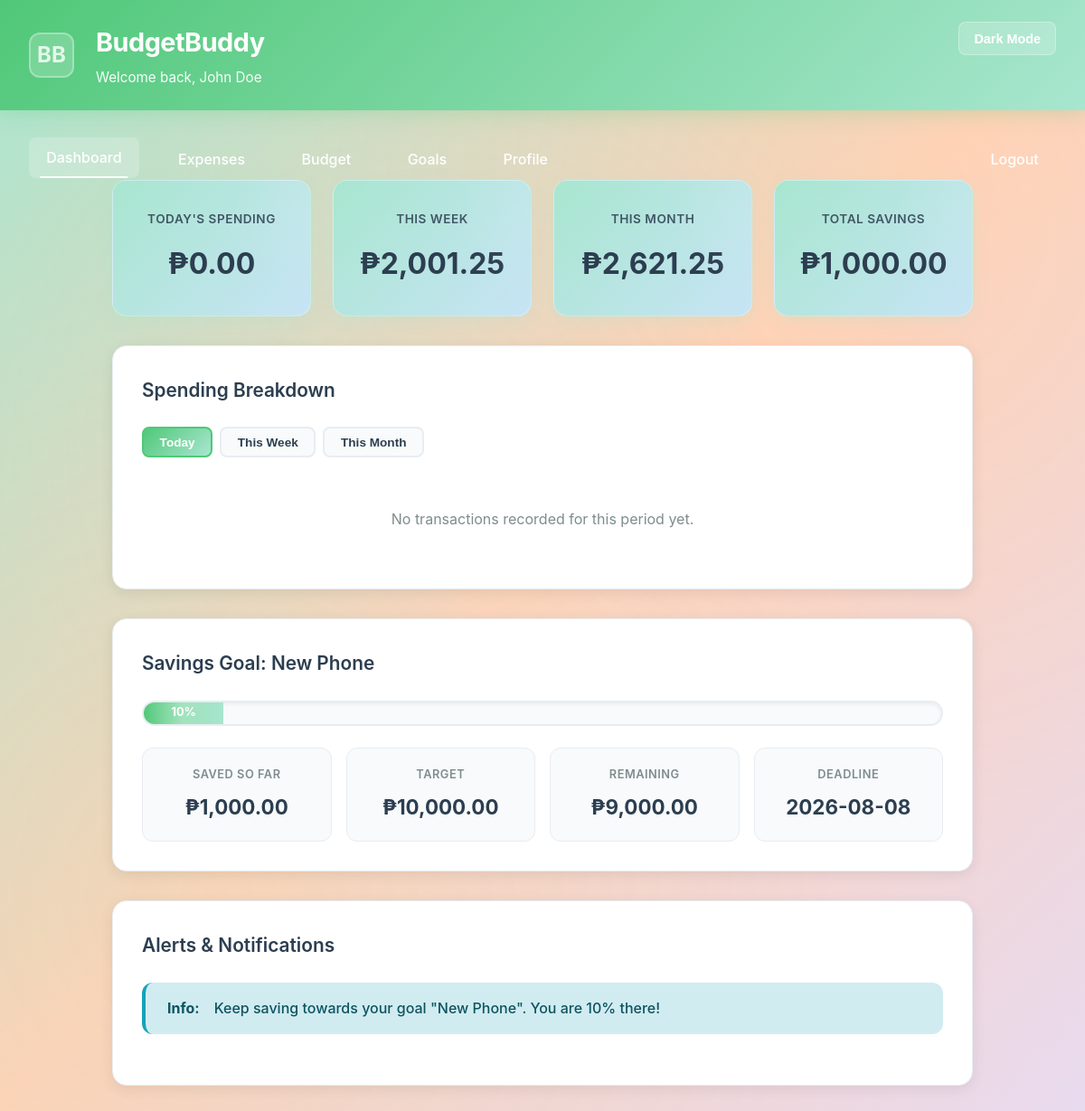
/frontend/dashboard.php (signed in), run on the app's committed database.
### tables this page shows
CREATE TABLE users (
        id INT AUTO_INCREMENT PRIMARY KEY,
        first_name VARCHAR(50) NOT NULL,
        last_name VARCHAR(50) NOT NULL,
        email VARCHAR(100) NOT NULL UNIQUE,
        password VARCHAR(255) NOT NULL,
        monthly_budget DECIMAL(10,2) DEFAULT 5000.00,
        savings_goal DECIMAL(10,2) DEFAULT 10000.00,
        budget_period ENUM('daily','weekly','monthly') DEFAULT 'monthly',
        food_daily_limit DECIMAL(10,2) DEFAULT 150.00,
        transpo_daily_limit DECIMAL(10,2) DEFAULT 100.00,
        goal_name VARCHAR(100) DEFAULT 'My Savings Goal',
        goal_target DECIMAL(10,2) DEFAULT 10000.00,
        goal_deadline DATE NULL,
        created_at TIMESTAMP DEFAULT CURRENT_TIMESTAMP,
        INDEX idx_users_email (email),
        INDEX idx_users_created (created_at)
    );

### includes/auth_check.php (called while the page is built, shortened)
<?php
include_once(__DIR__ . "/../config/db.php");
$userId = $_SESSION['user_id'];
$stmt = $conn->prepare("SELECT * FROM users WHERE id = ? LIMIT 1");
$stmt->bind_param("i", $userId);
$stmt->execute();
$currentUser = $stmt->get_result()->fetch_assoc();
$userName = $currentUser['first_name'] . ' ' . $currentUser['last_name'];
?>

### includes/helpers.php (called while the page is built, shortened)
<?php
function get_total_savings($conn, $userId) {
    $stmt = $conn->prepare("SELECT COALESCE(SUM(amount), 0) as total FROM savings WHERE user_id = ?");
    $stmt->bind_param("i", $userId);
    $stmt->execute();
    $row = $stmt->get_result()->fetch_assoc();
    return (float)($row['total'] ?? 0);
}
function get_daily_spent($conn, $userId, $date, $category = null) {
    if ($category) {
        $stmt = $conn->prepare("SELECT COALESCE(SUM(amount), 0) as total FROM expenses
                                WHERE user_id = ? AND expense_date = ? AND category = ?");
        $stmt->bind_param("iss", $userId, $date, $category);
    } else {
        $stmt = $conn->prepare("SELECT COALESCE(SUM(amount), 0) as total FROM expenses
                                WHERE user_id = ? AND expense_date = ?");
        $stmt->bind_param("is", $userId, $date);
    }
    $stmt->execute();
    $row = $stmt->get_result()->fetch_assoc();
    return (float)($row['total'] ?? 0);
}
function get_weekly_spent($conn, $userId, $endDate = null) {
    if (!$endDate) $endDate = date('Y-m-d');
    $startDate = date('Y-m-d', strtotime($endDate . ' -6 days'));
    $stmt = $conn->prepare("SELECT COALESCE(SUM(amount), 0) as total FROM expenses
                            WHERE user_id = ? AND expense_date BETWEEN ? AND ?");
    $stmt->bind_param("iss", $userId, $startDate, $endDate);
    $stmt->execute();
    $row = $stmt->get_result()->fetch_assoc();
    return (float)($row['total'] ?? 0);
}
function get_monthly_spent($conn, $userId, $yearMonth = null) {
    if (!$yearMonth) $yearMonth = date('Y-m');
    $start = $yearMonth . '-01';
    $end = date('Y-m-t', strtotime($start));
    $stmt = $conn->prepare("SELECT COALESCE(SUM(amount), 0) as total FROM expenses
                            WHERE user_id = ? AND expense_date BETWEEN ? AND ?");
    $stmt->bind_param("iss", $userId, $start, $end);
    $stmt->execute();
    $row = $stmt->get_result()->fetch_assoc();
    return (float)($row['total'] ?? 0);
}
?>

### frontend/dashboard.php (the view, shortened to what this page needs)
<?php
  require_once __DIR__ . '/../includes/auth_check.php';
  require_once __DIR__ . '/../includes/helpers.php';
  $theme = isset($_COOKIE['theme']) ? $_COOKIE['theme'] : 'light';
  ?>
  <!DOCTYPE html>
  <html data-theme="<?= $theme ?>">
  <head>
      <link rel="stylesheet" href="styles.css">
  </head>
  <body>
      <header class="header">
          <div class="header-left">
              <div class="logo-container">
                  <div class="logo-placeholder" id="logoPlaceholder" style="display: none;">BB</div>
              </div>
              <div class="header-content">
                  <h1><a href="menu.php" style="color:inherit;text-decoration:none;">BudgetBuddy</a></h1>
                  <p>Welcome back, <?= htmlspecialchars($userName) ?></p>
              </div>
          </div>
          <div class="header-right">
              <button class="theme-toggle" onclick="toggleTheme()">Dark Mode</button>
          </div>
      </header>
      <div style="padding: 0 2rem;">
          <nav class="nav">
              <a href="dashboard.php" class="active">Dashboard</a>
              <a href="expense-tracker.php">Expenses</a>
              <a href="budget-limits.php">Budget</a>
              <a href="saving-goal.php">Goals</a>
              <a href="profile.php">Profile</a>
            <a href="logout.php" class="nav-logout">Logout</a>
          </nav>
      </div>
      <div class="container">
          <?php
          $today      = date('Y-m-d');
          $weekStart  = date('Y-m-d', strtotime('-6 days'));
          $monthStart = date('Y-m-01');
          $monthEnd   = date('Y-m-t');
          $todayTotal = get_daily_spent($conn, $userId, $today);
          $weekTotal  = get_weekly_spent($conn, $userId);
          $monthTotal = get_monthly_spent($conn, $userId);
          $totalSavings = get_total_savings($conn, $userId);
          $goalTarget   = (float)($currentUser['goal_target'] ?? 0);
          $goalName     = $currentUser['goal_name'] ?? '';
          $goalDeadline = $currentUser['goal_deadline'] ?? null;
          $hasGoal      = ($goalName !== '' && $goalName !== null && $goalTarget > 0);
          $progress     = ($hasGoal && $goalTarget > 0) ? min(100, round($totalSavings / $goalTarget * 100)) : 0;
          $remainingGoal = $hasGoal ? max(0, $goalTarget - $totalSavings) : 0;
          function get_pie_data($conn, $userId, $start, $end) {
              $s = $conn->prepare("SELECT category, description, amount FROM expenses WHERE user_id = ? AND expense_date BETWEEN ? AND ?");
              $s->bind_param("iss", $userId, $start, $end);
              $s->execute();
              $rows = $s->get_result()->fetch_all(MYSQLI_ASSOC);
              $out = [];
              foreach ($rows as $r) {
                  if (preg_match('/^\[([^\]]+)\]/', $r['description'] ?? '', $m)) {
                      $cat = strtolower(trim($m[1]));
                  } else {
                      $cat = $r['category'];
                  }
                  $out[$cat] = ($out[$cat] ?? 0) + (float)$r['amount'];
              }
              return $out;
          }
          function get_savings_sum($conn, $userId, $start, $end) {
              $s = $conn->prepare("SELECT COALESCE(SUM(amount),0) as t FROM savings WHERE user_id = ? AND savings_date BETWEEN ? AND ?");
              $s->bind_param("iss", $userId, $start, $end);
              $s->execute();
              $r = (float)$s->get_result()->fetch_assoc()['t'];
              return $r;
          }
          $piePeriods = [
              'day'   => ['exp' => get_pie_data($conn, $userId, $today,      $today),      'sav' => get_savings_sum($conn, $userId, $today,      $today)],
              'week'  => ['exp' => get_pie_data($conn, $userId, $weekStart,  $today),      'sav' => get_savings_sum($conn, $userId, $weekStart,  $today)],
              'month' => ['exp' => get_pie_data($conn, $userId, $monthStart, $monthEnd),   'sav' => get_savings_sum($conn, $userId, $monthStart, $monthEnd)],
          ];
          ?>
          <div class="stats-grid">
              <div class="stat-card">
                  <div class="stat-label">Today's Spending</div>
                  <div class="stat-value">₱<?= number_format($todayTotal, 2) ?></div>
              </div>
              <div class="stat-card">
                  <div class="stat-label">This Week</div>
                  <div class="stat-value">₱<?= number_format($weekTotal, 2) ?></div>
              </div>
              <div class="stat-card">
                  <div class="stat-label">This Month</div>
                  <div class="stat-value">₱<?= number_format($monthTotal, 2) ?></div>
              </div>
              <div class="stat-card">
                  <div class="stat-label">Total Savings</div>
                  <div class="stat-value">₱<?= number_format($totalSavings, 2) ?></div>
              </div>
          </div>
          <div class="card">
              <h2>Spending Breakdown</h2>
              <div class="pie-period-tabs">
                  <button class="pie-tab active" onclick="switchPie('day', this)">Today</button>
                  <button class="pie-tab"        onclick="switchPie('week', this)">This Week</button>
                  <button class="pie-tab"        onclick="switchPie('month', this)">This Month</button>
              </div>
              <?php foreach ($piePeriods as $period => $pData):
                    $expMap      = $pData['exp'];
                    $pSave       = $pData['sav'];
                    $pSpent      = array_sum($expMap);
                    $pTotal      = $pSpent + $pSave;
                    $hasData     = $pTotal > 0;
                ?>
                <div class="pie-view <?= $period === 'day' ? 'active' : '' ?>" id="pie-<?= $period ?>">
                    <?php if (!$hasData): ?>
                        <p style="text-align:center;color:var(--text-secondary);padding:2rem 0;">
                            No transactions recorded for this period yet.
                        </p>
                    <?php endif; ?>
                </div>
                <?php endforeach; ?>
          </div>
          <div class="card">
              <h2>Savings Goal: <?= htmlspecialchars($goalName) ?></h2>
              <div class="progress-bar">
                  <div class="progress-fill" style="width: <?= $progress ?>%;">
                      <span class="progress-text"><?= $progress ?>%</span>
                  </div>
              </div>
              <div class="goal-details">
                  <div class="goal-item">
                      <span class="goal-label">Saved So Far</span>
                      <span class="goal-value">₱<?= number_format($totalSavings, 2) ?></span>
                  </div>
                  <div class="goal-item">
                      <span class="goal-label">Target</span>
                      <span class="goal-value">₱<?= number_format($goalTarget, 2) ?></span>
                  </div>
                  <div class="goal-item">
                      <span class="goal-label">Remaining</span>
                      <span class="goal-value">₱<?= number_format($remainingGoal, 2) ?></span>
                  </div>
                  <?php if ($goalDeadline): ?>
                  <div class="goal-item">
                      <span class="goal-label">Deadline</span>
                      <span class="goal-value"><?= htmlspecialchars($goalDeadline) ?></span>
                  </div>
                  <?php endif; ?>
              </div>
          </div>
          <div class="card">
              <h2>Alerts &amp; Notifications</h2>
              <div class="alerts">
                  <?php if ($hasGoal && $totalSavings >= $goalTarget): ?>
                      <div class="alert alert-success">
                          <strong>Congratulations!</strong> You have reached your savings goal "<?= htmlspecialchars($goalName) ?>"!
                      </div>
                  <?php elseif ($hasGoal): ?>
                      <div class="alert alert-info">
                          <strong>Info:</strong> Keep saving towards your goal "<?= htmlspecialchars($goalName) ?>". You are <?= $progress ?>% there!
                      </div>
                  <?php else: ?>
                      <div class="alert alert-info">
                          <strong>Tip:</strong> Head to the Goals page to set up a savings goal and track your progress.
                      </div>
                  <?php endif; ?>
              </div>
          </div>
      </div>
  </body>
  </html>

### frontend/dashboard.php (style rules this page uses)
.pie-period-tabs { display: flex; gap: 0.5rem; margin-bottom: 1.5rem; flex-wrap: wrap; }
.pie-tab { padding: 0.45rem 1.1rem; border-radius: 8px; border: 2px solid var(--border-light); background: var(--bg-light); color: var(--text-dark); font-weight: 600; font-size: 0.85rem; cursor: pointer; transition: all 0.25s ease; }
.pie-tab.active { border-color: var(--accent-emerald); background: linear-gradient(135deg, #50C878, #A8E6CF); color: white; }
.pie-view { display: none; }
.pie-view.active { display: block; }

### data on the page
users: userName "John Doe", goal_name "New Phone", goal_target "10,000.00", goal_deadline "2026-08-08"

### other printed values
$todayTotal "0.00"
$weekTotal "2,001.25"
$monthTotal "2,621.25"
$totalSavings "1,000.00"
$progress "10"
$remainingGoal "9,000.00"
